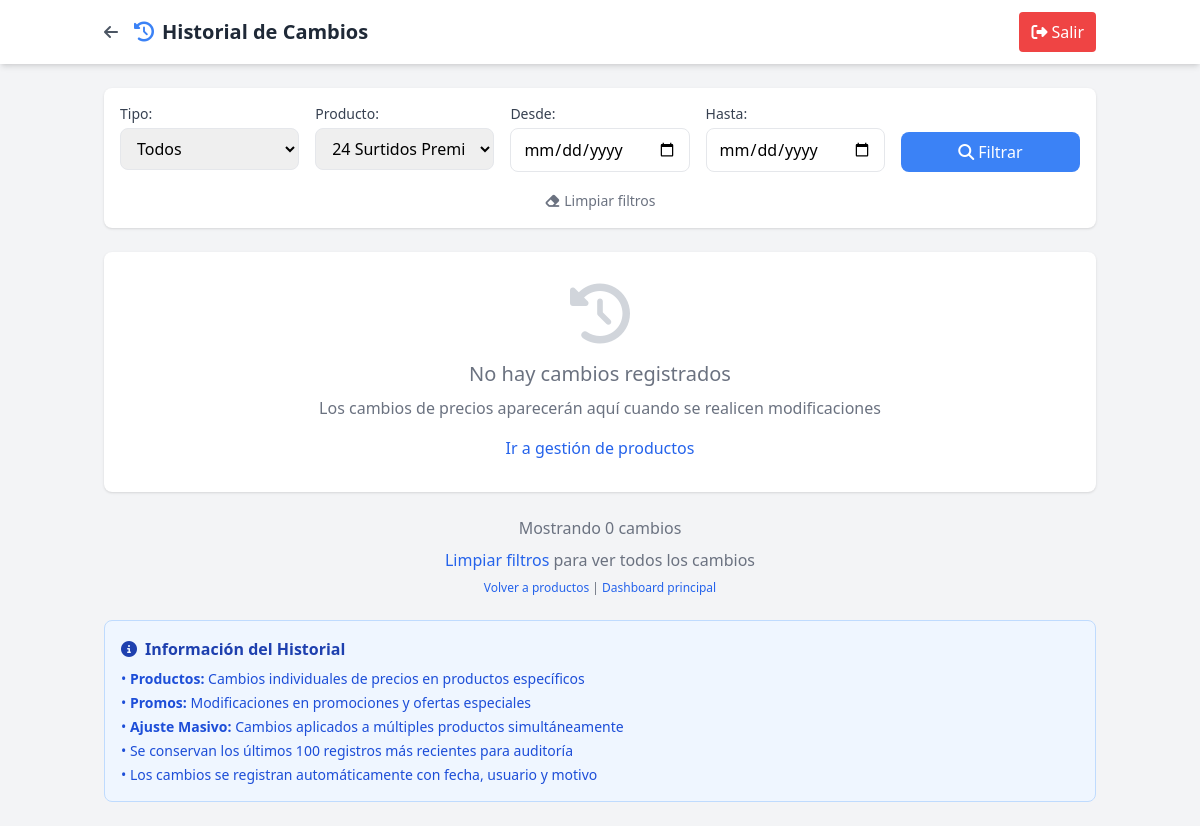
/admin/modules/productos/historial.php?producto_id=3 (signed in), run on an earlier commit of the app's database.
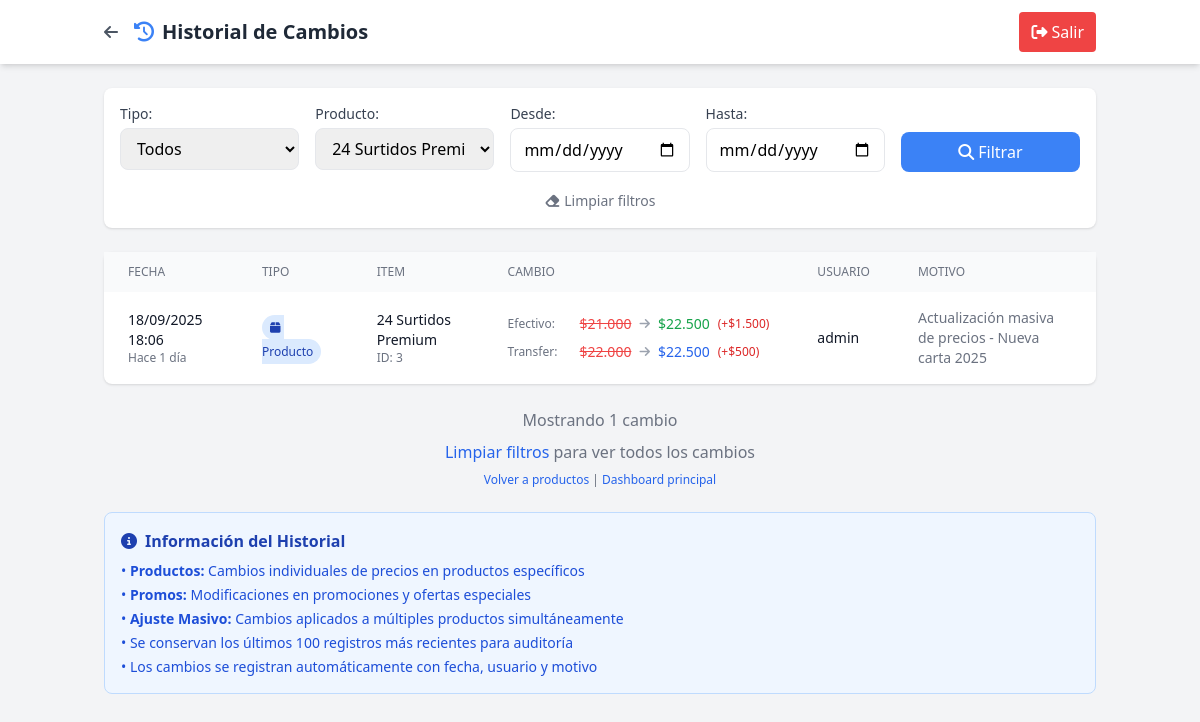
And on a later commit of the database.
### tables this page shows
CREATE TABLE `historial_precios` (
  `id` int(11) NOT NULL,
  `producto_id` int(11) DEFAULT NULL,
  `precio_anterior_efectivo` decimal(10,2) DEFAULT NULL,
  `precio_anterior_transferencia` decimal(10,2) DEFAULT NULL,
  `precio_nuevo_efectivo` decimal(10,2) DEFAULT NULL,
  `precio_nuevo_transferencia` decimal(10,2) DEFAULT NULL,
  `motivo` varchar(255) DEFAULT NULL,
  `usuario` varchar(100) DEFAULT NULL,
  `fecha_cambio` timestamp NULL DEFAULT current_timestamp(),
  `tipo` varchar(50) NOT NULL DEFAULT 'producto',
  `promo_id` int(11) DEFAULT NULL
);

CREATE TABLE `productos` (
  `id` int(11) NOT NULL,
  `nombre` varchar(100) NOT NULL,
  `precio_efectivo` decimal(10,2) NOT NULL,
  `precio_transferencia` decimal(10,2) NOT NULL,
  `activo` tinyint(1) DEFAULT 1,
  `categoria` varchar(50) DEFAULT 'Standard',
  `descripcion` text DEFAULT NULL,
  `imagen_url` varchar(255) DEFAULT NULL,
  `orden_mostrar` int(11) DEFAULT 0,
  `updated_by` varchar(100) DEFAULT NULL,
  `created_at` timestamp NULL DEFAULT current_timestamp(),
  `updated_at` timestamp NULL DEFAULT current_timestamp() ON UPDATE current_timestamp()
);

### admin/config.php (called while the page is built, shortened)
<?php
function formatPrice($price) {
    return '$' . number_format($price, 0, ',', '.');
}
?>

### admin/modules/productos/historial.php (the view, shortened to what the changed rows need)
<?php
try {
    $pdo = getConnection();
} catch (Exception $e) {
    die("Error de conexión a base de datos: " . $e->getMessage());
}
try {
    $filtro_tipo = isset($_GET['tipo']) ? sanitize($_GET['tipo']) : '';
    $filtro_fecha_desde = isset($_GET['fecha_desde']) ? sanitize($_GET['fecha_desde']) : '';
    $filtro_fecha_hasta = isset($_GET['fecha_hasta']) ? sanitize($_GET['fecha_hasta']) : '';
    $filtro_producto_id = isset($_GET['producto_id']) ? (int)$_GET['producto_id'] : 0;
    $sql = "SELECT h.*, p.nombre as producto_nombre
            FROM historial_precios h
            LEFT JOIN productos p ON h.producto_id = p.id
            WHERE 1=1";
    $params = [];
    if ($filtro_producto_id > 0) {
        $sql .= " AND h.producto_id = ?";
        $params[] = $filtro_producto_id;
    }
    $sql .= " ORDER BY h.fecha_cambio DESC LIMIT 100";
    $stmt = $pdo->prepare($sql);
    $stmt->execute($params);
    $historial = $stmt->fetchAll();
} catch (Exception $e) {
    $historial = [];
    $error = 'Error obteniendo historial: ' . $e->getMessage();
}
try {
    $productos_filtro = $pdo->query("SELECT id, nombre FROM productos ORDER BY nombre")->fetchAll();
} catch (Exception $e) {
    $productos_filtro = [];
}
?>
<!DOCTYPE html>
<html lang="es">
<head>
    <script src="https://cdn.tailwindcss.com"></script>
    <link rel="stylesheet" href="https://cdnjs.cloudflare.com/ajax/libs/font-awesome/6.4.0/css/all.min.css">
</head>
<body class="bg-gray-100">
    <header class="bg-white shadow-md">
        <div class="container mx-auto px-4 py-3 flex justify-between items-center">
            <div class="flex items-center">
                <h1 class="text-xl font-bold text-gray-800">
                    <i class="fas fa-history text-blue-500 mr-2"></i>Historial de Cambios
                </h1>
            </div>
        </div>
    </header>
    <main class="container mx-auto px-4 py-6">
        <div class="bg-white rounded-lg shadow">
            <?php if (empty($historial)): ?>
                <div class="p-8 text-center text-gray-500">
                    <i class="fas fa-history text-6xl mb-4 text-gray-300"></i>
                    <h3 class="text-xl mb-2">No hay cambios registrados</h3>
                    <p>Los cambios de precios aparecerán aquí cuando se realicen modificaciones</p>
                    <?php if (!empty($productos_filtro)): ?>
                        <div class="mt-4">
                            <a href="index.php" class="text-blue-600 hover:underline">
                                Ir a gestión de productos
                            </a>
                        </div>
                    <?php endif; ?>
                </div>
            <?php else: ?>
                <div class="overflow-x-auto">
                    <table class="min-w-full">
                        <thead class="bg-gray-50">
                            <tr>
                                <th class="px-6 py-3 text-left text-xs font-medium text-gray-500 uppercase">Fecha</th>
                                <th class="px-6 py-3 text-left text-xs font-medium text-gray-500 uppercase">Tipo</th>
                                <th class="px-6 py-3 text-left text-xs font-medium text-gray-500 uppercase">Item</th>
                                <th class="px-6 py-3 text-left text-xs font-medium text-gray-500 uppercase">Cambio</th>
                                <th class="px-6 py-3 text-left text-xs font-medium text-gray-500 uppercase">Usuario</th>
                                <th class="px-6 py-3 text-left text-xs font-medium text-gray-500 uppercase">Motivo</th>
                            </tr>
                        </thead>
                        <tbody class="divide-y divide-gray-200">
                            <?php foreach ($historial as $cambio): ?>
                                <tr class="hover:bg-gray-50">
                                    <td class="px-6 py-4 text-sm text-gray-900">
                                        <div>
                                            <?= date('d/m/Y H:i', strtotime($cambio['fecha_cambio'])) ?>
                                        </div>
                                        <div class="text-xs text-gray-500">
                                            Hace <?= timeAgo($cambio['fecha_cambio']) ?>
                                        </div>
                                    </td>
                                    <td class="px-6 py-4">
                                        <?php
                                        $tipo = $cambio['tipo'] ?? 'producto';
                                        $tipo_colors = [
                                            'producto' => 'bg-blue-100 text-blue-800',
                                            'promo' => 'bg-purple-100 text-purple-800',
                                            'ajuste_masivo' => 'bg-orange-100 text-orange-800'
                                        ];
                                        $tipo_icons = [
                                            'producto' => 'fas fa-box',
                                            'promo' => 'fas fa-tags',
                                            'ajuste_masivo' => 'fas fa-calculator'
                                        ];
                                        ?>
                                        <span class="px-2 py-1 text-xs font-medium rounded-full <?= $tipo_colors[$tipo] ?? 'bg-gray-100 text-gray-800' ?>">
                                            <i class="<?= $tipo_icons[$tipo] ?? 'fas fa-edit' ?> mr-1"></i>
                                            <?= ucfirst($tipo) ?>
                                        </span>
                                    </td>
                                    <td class="px-6 py-4 text-sm text-gray-900">
                                        <div class="font-medium">
                                            <?= htmlspecialchars($cambio['producto_nombre'] ?: 'Item eliminado') ?>
                                        </div>
                                        <?php if ($cambio['producto_id']): ?>
                                            <div class="text-xs text-gray-500">
                                                ID: <?= $cambio['producto_id'] ?>
                                            </div>
                                        <?php endif; ?>
                                    </td>
                                    <td class="px-6 py-4 text-sm">
                                        <?php if ($cambio['precio_anterior_efectivo'] && $cambio['precio_nuevo_efectivo']): ?>
                                            <div class="space-y-2">
                                                <div class="flex items-center space-x-2">
                                                    <span class="text-xs text-gray-500 w-16">Efectivo:</span>
                                                    <span class="line-through text-red-500 text-sm">
                                                        <?= formatPrice($cambio['precio_anterior_efectivo']) ?>
                                                    </span>
                                                    <i class="fas fa-arrow-right text-gray-400 text-xs"></i>
                                                    <span class="text-green-600 font-medium">
                                                        <?= formatPrice($cambio['precio_nuevo_efectivo']) ?>
                                                    </span>
                                                    <?php
                                                    $diff_efectivo = $cambio['precio_nuevo_efectivo'] - $cambio['precio_anterior_efectivo'];
                                                    $color_diff = $diff_efectivo > 0 ? 'text-red-600' : 'text-green-600';
                                                    ?>
                                                    <span class="text-xs <?= $color_diff ?>">
                                                        (<?= $diff_efectivo > 0 ? '+' : '' ?><?= formatPrice($diff_efectivo) ?>)
                                                    </span>
                                                </div>
                                                <div class="flex items-center space-x-2">
                                                    <span class="text-xs text-gray-500 w-16">Transfer:</span>
                                                    <span class="line-through text-red-500 text-sm">
                                                        <?= formatPrice($cambio['precio_anterior_transferencia']) ?>
                                                    </span>
                                                    <i class="fas fa-arrow-right text-gray-400 text-xs"></i>
                                                    <span class="text-blue-600 font-medium">
                                                        <?= formatPrice($cambio['precio_nuevo_transferencia']) ?>
                                                    </span>
                                                    <?php
                                                    $diff_transfer = $cambio['precio_nuevo_transferencia'] - $cambio['precio_anterior_transferencia'];
                                                    $color_diff = $diff_transfer > 0 ? 'text-red-600' : 'text-green-600';
                                                    ?>
                                                    <span class="text-xs <?= $color_diff ?>">
                                                        (<?= $diff_transfer > 0 ? '+' : '' ?><?= formatPrice($diff_transfer) ?>)
                                                    </span>
                                                </div>
                                            </div>
                                        <?php else: ?>
                                            <span class="text-gray-400 text-sm">Sin información de precios</span>
                                        <?php endif; ?>
                                    </td>
                                    <td class="px-6 py-4 text-sm text-gray-900">
                                        <div class="font-medium">
                                            <?= htmlspecialchars($cambio['usuario'] ?: 'Sistema') ?>
                                        </div>
                                    </td>
                                    <td class="px-6 py-4 text-sm text-gray-500">
                                        <div class="max-w-xs">
                                            <?= htmlspecialchars($cambio['motivo'] ?: 'Sin motivo especificado') ?>
                                        </div>
                                    </td>
                                </tr>
                            <?php endforeach; ?>
                        </tbody>
                    </table>
                </div>
            <?php endif; ?>
        </div>
        <div class="mt-6 text-center text-gray-500">
            <div class="space-y-2">
                <p>
                    Mostrando <?= count($historial) ?> cambio<?= count($historial) !== 1 ? 's' : '' ?>
                </p>
                <?php if ($filtro_tipo || $filtro_fecha_desde || $filtro_fecha_hasta || $filtro_producto_id): ?>
                    <p>
                        <a href="?" class="text-blue-600 hover:underline">Limpiar filtros</a>
                        para ver todos los cambios
                    </p>
                <?php endif; ?>
                <p class="text-xs">
                    <a href="index.php" class="text-blue-600 hover:underline">Volver a productos</a>
                    |
                    <a href="../../" class="text-blue-600 hover:underline">Dashboard principal</a>
                </p>
            </div>
        </div>
    </main>
</body>
</html>
<?php
function timeAgo($datetime) {
    $time = time() - strtotime($datetime);
    if ($time < 2592000) return floor($time/86400) . ' día' . (floor($time/86400) != 1 ? 's' : '');
    return floor($time/31536000) . ' año' . (floor($time/31536000) != 1 ? 's' : '');
}
?>

What changed in the data, as far as the page shows it:
added historial_precios: fecha_cambio "18/09/2025 18:06", fecha_cambio "1 día", tipo "Producto", producto.nombre "24 Surtidos Premium", producto "3", precio_anterior_efectivo "$21.000", precio_nuevo_efectivo "$22.500", formatPrice($diff_efectivo) "$1.500", precio_anterior_transferencia "$22.000", precio_nuevo_transferencia "$22.500", formatPrice($diff_transfer) "$500", usuario "admin", motivo "Actualización masiva de precios - Nueva carta 2025"
Also different on the page:
count($historial): "0" → "1"
text no longer shown: "No hay cambios registrados Los cambios de precios aparecerán aquí cuando se realicen modificaciones Ir a gestión de productos s"
text now shown: "FECHA TIPO ITEM CAMBIO USUARIO MOTIVO"
